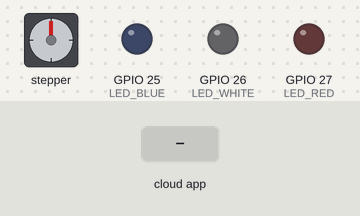
A sketch run on a simulated ESP32. Shown: stepper motor, output pins drawn as LEDs (lit = HIGH). Wiring (inferred from the names in the program): stepper motor driver (200 steps per turn assumed): step GPIO 12; direction GPIO 14. Inputs (shaded band) come from the test bench. WiFi joins after 1.5 s; servers stay silent unless stated; pins used as bus, display or sensor lines are not drawn; what the sketch prints to the serial monitor is not drawn.

Above: at 2.7 s.
2.8 s: the phone or cloud app sets MT1 to 64
At 2.95 s:
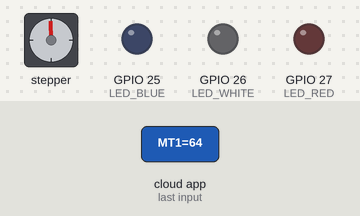
5.8 s: the phone or cloud app sets LED1 to 255
At 5.95 s:
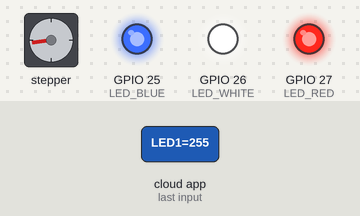
8.8 s: the phone or cloud app sets LED2 to 0
At 8.96 s:
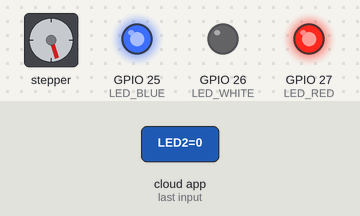
11.8 s: the phone or cloud app sets LED1 to 0
At 11.96 s:
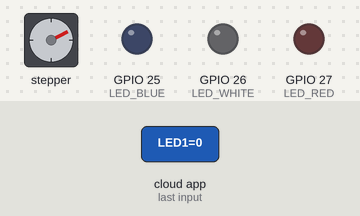
14.8 s: the phone or cloud app sets LED2 to 64
At 14.97 s:
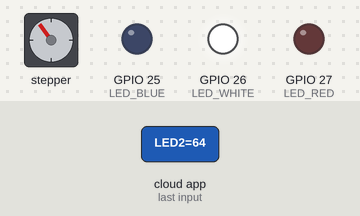
17.8 s: the phone or cloud app sets LED1 to 255
At 17.97 s:
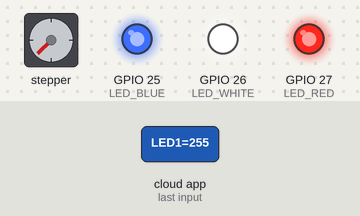
Timing chart, 0 to 28.6 s (numbered marks = the images above; inputs shaded):
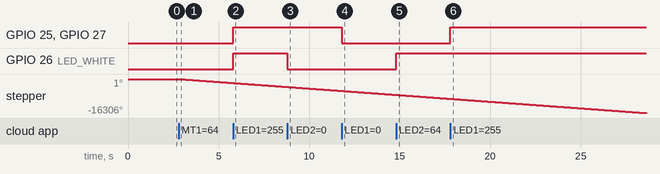

The sketch:

main.ino
```cpp
#include <WiFi.h>
#include <Espalexa.h>

// prototypes
boolean connectWifi();

//callback functions
void firstLightChanged(uint8_t brightness);
void SecondLightChanged(uint8_t brightness);
void MotorChanged(uint8_t brightness);

// Change this!!
const char* ssid = "SSID";
const char* password = "PW";

boolean wifiConnected = false;

Espalexa espalexa;

// PIN Setting
const int LED_BLUE = 25;
const int LED_WHITE = 26;
const int LED_RED = 27;
const int PIN_MT_DIR = 14;
const int PIN_MT_STEP = 12;

//
byte MOT_STEP;
byte MOT_RUN;


void setup()
{
  Serial.begin(115200);

  pinMode(LED_BLUE, OUTPUT);
  digitalWrite(LED_BLUE, LOW);
  pinMode(LED_WHITE, OUTPUT);
  digitalWrite(LED_WHITE, LOW);
  pinMode(LED_RED, OUTPUT);
  digitalWrite(LED_RED, LOW);
  pinMode( PIN_MT_DIR, OUTPUT );
  pinMode( PIN_MT_STEP, OUTPUT );
  MOT_STEP=0;
  MOT_RUN=0;

  // Initialise wifi connection
  wifiConnected = connectWifi();

  if(wifiConnected){

    // Define your devices here.
    espalexa.addDevice("LED1", firstLightChanged,0); //simplest definition, default state off
    espalexa.addDevice("LED2", SecondLightChanged); //simplest definition, default state off
    espalexa.addDevice("MT1", MotorChanged); //simplest definition, default state off

    espalexa.begin();

  } else
  {
    while (1) {
      Serial.println("Cannot connect to WiFi. Please check data and reset the ESP.");
      delay(2500);
    }
  }
}

void loop()
{

   espalexa.loop();
  if ( MOT_RUN ){
    if ( MOT_STEP ){
      MOT_STEP=false;
      digitalWrite( PIN_MT_STEP, HIGH );
    }else{
      MOT_STEP=true;
      digitalWrite( PIN_MT_STEP, LOW );
    }
  }
   delay(1);
}

//our callback functions
void firstLightChanged(uint8_t brightness) {
    Serial.print("Device 1 changed to ");

    //do what you need to do here
    showLED( brightness );

    //EXAMPLE
    if (brightness) {
      Serial.print("ON, brightness ");
      Serial.print(brightness);
    }
    else  {
      Serial.println("OFF");
    }
}

void SecondLightChanged(uint8_t brightness) {
    Serial.print("Device 2 changed to ");

    //do what you need to do here

    //EXAMPLE
    if (brightness) {
      digitalWrite(LED_WHITE, HIGH);
      Serial.print("ON, brightness ");
      Serial.print(brightness);
    }
    else  {
      digitalWrite(LED_WHITE, LOW);
      Serial.println("OFF");
    }
}

void MotorChanged(uint8_t brightness) {
  MOT_RUN=brightness;
}


// connect to wifi – returns true if successful or false if not
boolean connectWifi(){
  boolean state = true;
  int i = 0;

  WiFi.mode(WIFI_STA);
  WiFi.begin(ssid, password);
  Serial.println("");
  Serial.println("Connecting to WiFi");

  // Wait for connection
  Serial.print("Connecting...");
  while (WiFi.status() != WL_CONNECTED) {
    delay(500);
    Serial.print(".");
    if (i > 20){
      state = false; break;
    }
    i++;
  }
  Serial.println("");
  if (state){
    Serial.print("Connected to ");
    Serial.println(ssid);
    Serial.print("IP address: ");
    Serial.println(WiFi.localIP());
  }
  else {
    Serial.println("Connection failed.");
  }
  return state;
}

void showLED( int value )
{
  if( value == 0 )
  {

      digitalWrite(LED_BLUE, LOW);
      digitalWrite(LED_WHITE, LOW);
      digitalWrite(LED_RED, LOW);

      return;
  }

  int num = (value-3)/63;
  switch( num ){
    case 0 :

      digitalWrite(LED_RED, LOW);
      digitalWrite(LED_BLUE, LOW);
      digitalWrite(LED_WHITE, LOW);

      break;

    case 1 :

      digitalWrite(LED_RED, LOW);
      digitalWrite(LED_BLUE, LOW);
      digitalWrite(LED_WHITE, LOW);

      break;

    case 2 :

      digitalWrite(LED_RED, LOW);
      digitalWrite(LED_BLUE, HIGH);
      digitalWrite(LED_WHITE, LOW);

      break;

    case 3 :

      digitalWrite(LED_RED, LOW);
      digitalWrite(LED_BLUE, HIGH);
      digitalWrite(LED_WHITE, HIGH);

      break;

    case 4 :

      digitalWrite(LED_RED, HIGH);
      digitalWrite(LED_BLUE, HIGH);
      digitalWrite(LED_WHITE, HIGH);

      break;

    default :

      digitalWrite(LED_BLUE, LOW);

      break;
  }
  return;
}
```

Measured:
- after the input at 2.8 s, stepper: keeps turning counter-clockwise at about 633°/s, starting at once
- after the input at 5.8 s, GPIO 25 (LED_BLUE), GPIO 26 (LED_WHITE), GPIO 27 (LED_RED): LOW → HIGH at once
- after the input at 8.8 s, GPIO 26 (LED_WHITE): HIGH → LOW at once
- after the input at 11.8 s, GPIO 25 (LED_BLUE), GPIO 27 (LED_RED): HIGH → LOW at once
- after the input at 14.8 s, GPIO 26 (LED_WHITE): LOW → HIGH at once
- after the input at 17.8 s, GPIO 25 (LED_BLUE), GPIO 27 (LED_RED): LOW → HIGH at once
